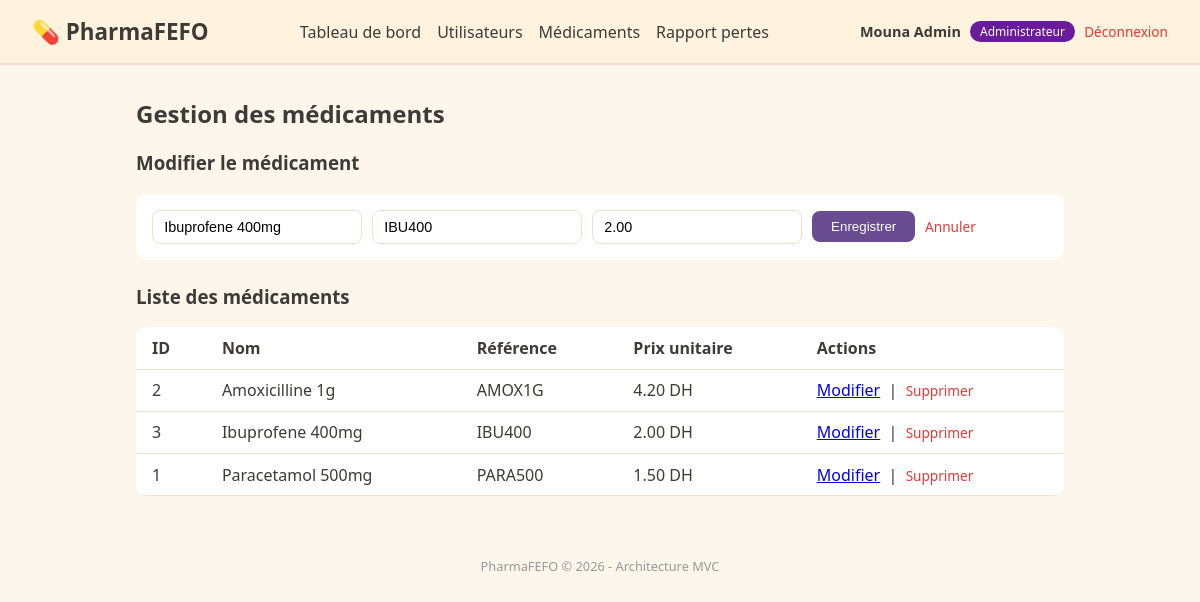
Screenshot of /index.php?route=admin/products&edit=3 (signed in) with the database file from the repository.
### tables this page shows
CREATE TABLE products (
    id INT AUTO_INCREMENT PRIMARY KEY,
    name VARCHAR(150) NOT NULL,
    reference VARCHAR(50) NOT NULL UNIQUE,
    unit_price DECIMAL(10,2) NOT NULL DEFAULT 0
);

### src/Controller/Web/AdminController.php (called while the page is built, shortened)
<?php
class AdminController
{
    private PDO $db;
    public function __construct()
    {
        $this->db = Database::getConnection();
    }
    public function products(): void
    {
        $editProduct = null;
        if (isset($_GET['edit'])) {
            $id = (int) $_GET['edit'];
            $stmt = $this->db->prepare("SELECT * FROM products WHERE id = :id");
            $stmt->execute(['id' => $id]);
            $editProduct = $stmt->fetch() ?: null;
        }
        $products = $this->db->query("SELECT * FROM products ORDER BY name ASC")->fetchAll();
        require __DIR__ . '/../../../templates/admin/products.php';
    }
}

### src/Service/AuthService.php (called while the page is built, shortened)
<?php
class AuthService
{
    public static function currentUser(): ?array
    {
        return $_SESSION['user'] ?? null;
    }
}

### config/environment.php (called while the page is built, shortened)
<?php
class Environment
{
    public static function get(string $key, ?string $default = null): ?string
    {
        $value = getenv($key);
        return $value !== false ? $value : $default;
    }
}

### config/database.php (called while the page is built, shortened)
<?php
class Database
{
    private static ?PDO $instance = null;
    public static function getConnection(): PDO
    {
        if (self::$instance === null) {
            $host = Environment::get('DB_HOST', '127.0.0.1');
            $name = Environment::get('DB_NAME', 'pharmafefo');
            $user = Environment::get('DB_USER', 'root');
            $pass = Environment::get('DB_PASS', '');
            $charset = Environment::get('DB_CHARSET', 'utf8mb4');
            $dsn = "mysql:host={$host};dbname={$name};charset={$charset}";
            try {
                self::$instance = new PDO($dsn, $user, $pass, [
                    PDO::ATTR_ERRMODE            => PDO::ERRMODE_EXCEPTION,
                    PDO::ATTR_DEFAULT_FETCH_MODE => PDO::FETCH_ASSOC,
                    PDO::ATTR_EMULATE_PREPARES   => false,
                ]);
            } catch (PDOException $e) {
                throw new PDOException("Erreur de connexion BDD : " . $e->getMessage(), (int) $e->getCode());
            }
        }
        return self::$instance;
    }
}

### templates/admin/products.php (the view, shortened to what this page needs)
<?php
$currentUser = AuthService::currentUser();
?>
<!DOCTYPE html>
<html lang="fr">
<head>
    <link rel="stylesheet" href="css/style.css">
</head>
<body>
    <header class="topbar">
        <h1>💊 PharmaFEFO</h1>
        <nav>
            <a href="index.php?route=dashboard">Tableau de bord</a>
            <a href="index.php?route=admin/users">Utilisateurs</a>
            <a href="index.php?route=admin/products">Médicaments</a>
            <a href="index.php?route=admin/reports">Rapport pertes</a>
        </nav>
        <div class="user-box">
            <span class="user-name"><?= htmlspecialchars($currentUser['name']) ?></span>
            <span class="user-role badge-role-<?= htmlspecialchars($currentUser['role']) ?>">
                <?= htmlspecialchars(ucfirst($currentUser['role'])) ?>
            </span>
            <a class="logout" href="index.php?route=logout">Déconnexion</a>
        </div>
    </header>
    <main class="container">
        <h2>Gestion des médicaments</h2>
        <h3><?= $editProduct ? 'Modifier le médicament' : 'Ajouter un médicament' ?></h3>
        <form method="POST" action="index.php?route=admin/products" class="admin-form">
            <input type="text" name="name" placeholder="Nom du médicament" required
                   value="<?= htmlspecialchars($editProduct['name'] ?? '') ?>">
            <input type="text" name="reference" placeholder="Référence (ex: PARA500)" required
                   value="<?= htmlspecialchars($editProduct['reference'] ?? '') ?>">
            <input type="number" step="0.01" min="0" name="unit_price" placeholder="Prix unitaire (DH)" required
                   value="<?= htmlspecialchars($editProduct['unit_price'] ?? '0.00') ?>">
            <button type="submit"><?= $editProduct ? 'Enregistrer' : 'Ajouter' ?></button>
            <?php if ($editProduct): ?>
                <a class="logout" href="index.php?route=admin/products">Annuler</a>
            <?php endif; ?>
        </form>
        <h3>Liste des médicaments</h3>
        <table class="batch-table">
            <thead>
                <tr>
                    <th>ID</th>
                    <th>Nom</th>
                    <th>Référence</th>
                    <th>Prix unitaire</th>
                    <th>Actions</th>
                </tr>
            </thead>
            <tbody>
                <?php foreach ($products as $p): ?>
                    <tr>
                        <td><?= (int) $p['id'] ?></td>
                        <td><?= htmlspecialchars($p['name']) ?></td>
                        <td><?= htmlspecialchars($p['reference']) ?></td>
                        <td><?= number_format((float) $p['unit_price'], 2) ?> DH</td>
                        <td>
                            <a href="index.php?route=admin/products&edit=<?= (int) $p['id'] ?>">Modifier</a>
                            &nbsp;|&nbsp;
                            <a class="logout" href="index.php?route=admin/products&delete=<?= (int) $p['id'] ?>"
                               onclick="return confirm('Supprimer ce médicament ?');">Supprimer</a>
                        </td>
                    </tr>
                <?php endforeach; ?>
            </tbody>
        </table>
    </main>
    <footer class="footer">
        <p>PharmaFEFO &copy; <?= date('Y') ?> - Architecture MVC</p>
    </footer>
</body>
</html>

### public/css/style.css (style rules this page uses)
:root { --green: #4caf50; --orange: #ff9800; --red: #e53935; --gray: #9e9e9e; --bg: #fdf6ec; --text: #3e3a36; --card-bg: #ffffff; }
* { box-sizing: border-box; }
body { margin: 0; font-family: 'Georgia', 'Segoe UI', serif; background: var(--bg); color: var(--text); }
.topbar { display: flex; justify-content: space-between; align-items: center; padding: 1rem 2rem; background: #fff3e0; border-bottom: 2px solid #f0e0d0; flex-wrap: wrap; gap: 1rem; }
.topbar h1 { margin: 0; font-size: 1.4rem; }
.topbar nav { display: flex; gap: 1rem; }
.topbar nav a { color: var(--text); text-decoration: none; }
.user-box { display: flex; align-items: center; gap: 0.6rem; font-size: 0.9rem; }
.user-name { font-weight: bold; }
.user-role { padding: 0.15rem 0.6rem; border-radius: 999px; font-size: 0.75rem; color: #fff; }
.badge-role-administrateur { background: #6a1b9a; }
.logout { color: var(--red); text-decoration: none; font-size: 0.85rem; }
.admin-form { display: flex; flex-wrap: wrap; gap: 0.6rem; align-items: center; background: var(--card-bg); padding: 1rem; border-radius: 12px; margin-bottom: 1.5rem; }
.admin-form input, .admin-form select { padding: 0.5rem 0.7rem; border: 1px solid #f0e0d0; border-radius: 8px; font-size: 0.9rem; }
.admin-form button { padding: 0.5rem 1.2rem; border: none; border-radius: 8px; background: #6a4c93; color: #fff; cursor: pointer; }
.container { max-width: 960px; margin: 2rem auto; padding: 0 1rem; }
.batch-table { width: 100%; border-collapse: collapse; background: var(--card-bg); border-radius: 12px; overflow: hidden; }
.batch-table th, .batch-table td { padding: 0.6rem 1rem; text-align: left; border-bottom: 1px solid #f0e0d0; }
.footer { text-align: center; padding: 1rem; color: #999; font-size: 0.8rem; }

### rows the page displays
products: name "Ibuprofene 400mg", reference "IBU400", unit_price "2.00", id "3"
products: id "2", name "Amoxicilline 1g", reference "AMOX1G", unit_price "4.20"
products: id "1", name "Paracetamol 500mg", reference "PARA500", unit_price "1.50"

### other values shown
$currentUser['name'] "Mouna Admin"
$currentUser['role'] "Administrateur"
